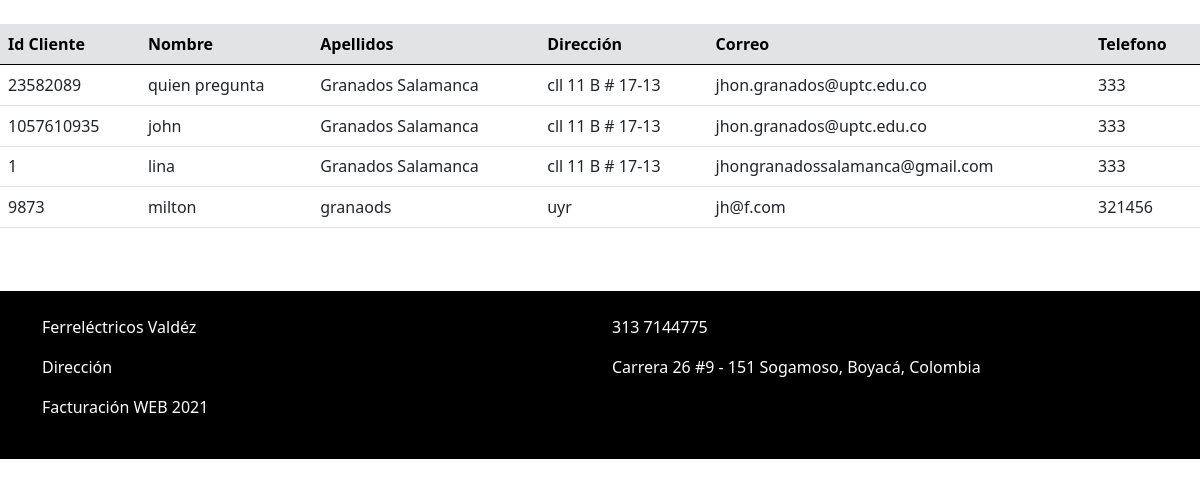
The app's page /cliente.php with its own data.
### tables this page shows
CREATE TABLE IF NOT EXISTS `cliente` (
  `identificacion` int(11) NOT NULL,
  `nombre` varchar(60) NOT NULL,
  `apellidos` varchar(90) NOT NULL,
  `direccion` varchar(90) NOT NULL,
  `correo` varchar(100) NOT NULL,
  `telefono` int(11) NOT NULL,
  PRIMARY KEY (`identificacion`)
);

### cliente.php (the view, shortened to what this page needs)
<!DOCTYPE html>
<html lang="en">
<head>
    <link href="https://cdn.jsdelivr.net/npm/bootstrap@5.1.0/dist/css/bootstrap.min.css" rel="stylesheet">
  </head>
<body>
    <table class="table caption-top">
      <thead class="table-secondary">
        <tr>
          <th scope="col"> Id Cliente </th>
          <th scope="col"> Nombre </th>
          <th scope="col"> Apellidos </th>
          <th scope="col"> Dirección </th>
          <th scope="col"> Correo</th>
          <th scope="col"> Telefono</th>
          </tr>
      </thead>
      <tbody>
    <br>
    <?php
        require 'database.php';
        $id= ( empty($_POST['identificacion']) ) ? NULL : $_POST['identificacion'];
        $nombre= ( empty($_POST['nombre']) ) ? NULL : $_POST['nombre'];
        if(!empty($id)){
          $consulta = $conn->query("SELECT * FROM cliente WHERE identificacion = '$id'");
          foreach($consulta as $result){
            echo "<tr>
            <td>".$result['identificacion']."</td>";
                echo "<td>". $result['nombre']."</td>";
                echo "<td>". $result['apellidos']."</td>";
                echo "<td>". $result['direccion']."</td>";
                echo "<td>". $result['correo']."</td>";
                echo "<td>". $result['telefono']."</td>";
                echo "<tr>";
          }
        }else{
          $consulta = $conn->query('SELECT * FROM cliente');
          foreach($consulta as $result){
            echo "<tr>
            <td>".$result['identificacion']."</td>";
                echo "<td>". $result['nombre']."</td>";
                echo "<td>". $result['apellidos']."</td>";
                echo "<td>". $result['direccion']."</td>";
                echo "<td>". $result['correo']."</td>";
                echo "<td>". $result['telefono']."</td>";
                echo "<tr>";
        }
      }
    ?>
      </tbody>
    </table>
    <br>
</body>
<br>
<footer style="background-color: #000000;">
  <div class="container">
    <br>
    <div class="row">
        <div class="col-sm">
          <p style="color: white;">Ferreléctricos Valdéz</p>
        </div>
        <div class="col-sm">
          <p style="color: white;">313 7144775</p>
        </div>
    </div>
    <div class="row">
      <div class="col-sm">
        <p style="color: white;">Dirección</p>
      </div>
      <div class="col-sm">
        <p style="color: white;">Carrera 26 #9 - 151 Sogamoso, Boyacá, Colombia</p>
      </div>
    </div>
    <div class="row">
    <p style="color: white;">Facturación WEB 2021</p>
    </div>
    <br>
  </div>
</footer>
</html>

### records on screen
cliente: identificacion "23582089", nombre "quien pregunta", apellidos "Granados Salamanca", direccion "cll 11 B # 17-13", correo "jhon.granados@uptc.edu.co", telefono "333"
cliente: identificacion "1057610935", nombre "john", apellidos "Granados Salamanca", direccion "cll 11 B # 17-13", correo "jhon.granados@uptc.edu.co", telefono "333"
cliente: identificacion "1", nombre "lina", apellidos "Granados Salamanca", direccion "cll 11 B # 17-13", correo "jhongranadossalamanca@gmail.com", telefono "333"
cliente: identificacion "9873", nombre "milton", apellidos "granaods", direccion "uyr", correo "jh@f.com", telefono "321456"
